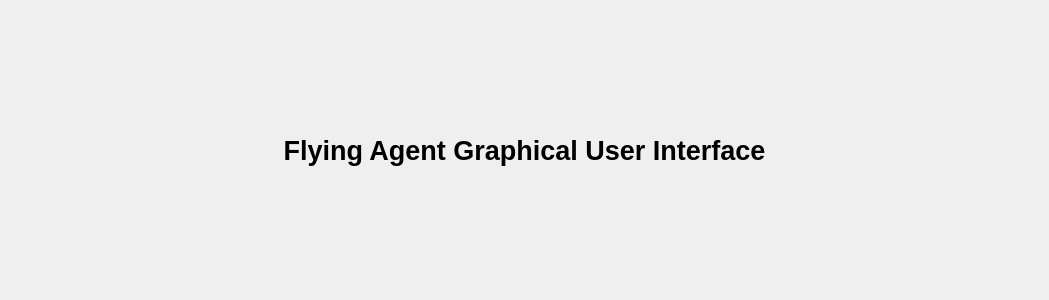
<?xml version="1.0" encoding="UTF-8"?>
<ui version="4.0">
 <class>TopBanner</class>
 <widget class="QWidget" name="TopBanner">
  <property name="geometry">
   <rect>
    <x>0</x>
    <y>0</y>
    <width>1049</width>
    <height>300</height>
   </rect>
  </property>
  <property name="font">
   <font>
    <pointsize>20</pointsize>
    <weight>75</weight>
    <bold>true</bold>
   </font>
  </property>
  <property name="windowTitle">
   <string>Form</string>
  </property>
  <layout class="QGridLayout" name="gridLayout_2">
   <item row="0" column="0">
    <layout class="QGridLayout" name="gridLayout">
     <property name="leftMargin">
      <number>6</number>
     </property>
     <property name="topMargin">
      <number>6</number>
     </property>
     <property name="rightMargin">
      <number>6</number>
     </property>
     <property name="bottomMargin">
      <number>6</number>
     </property>
     <property name="spacing">
      <number>6</number>
     </property>
     <item row="0" column="0">
      <widget class="QLabel" name="top_banner_label">
       <property name="maximumSize">
        <size>
         <width>16777215</width>
         <height>120</height>
        </size>
       </property>
       <property name="text">
        <string>Flying Agent Graphical User Interface</string>
       </property>
       <property name="alignment">
        <set>Qt::AlignCenter</set>
       </property>
      </widget>
     </item>
    </layout>
   </item>
  </layout>
 </widget>
 <resources/>
 <connections/>
</ui>
